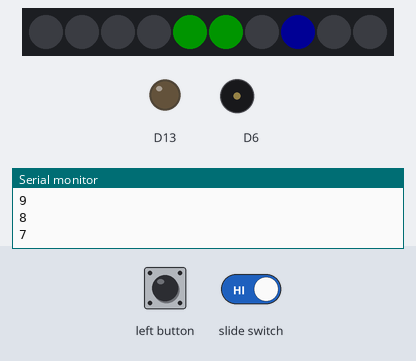
A sketch run on a simulated Adafruit Circuit Playground Express. On the bench: 10 RGB LEDs in strip order, left to right, output pins drawn as LEDs (lit = HIGH), buzzer (waves = sounding), the last lines printed to the serial monitor. Inputs (shaded band) come from the test bench. Dim RGB values are drawn brighter than linear.

Above: at 0.62 s.
1.3 s: left button pressed for 0.15 s
At 4.2 s:
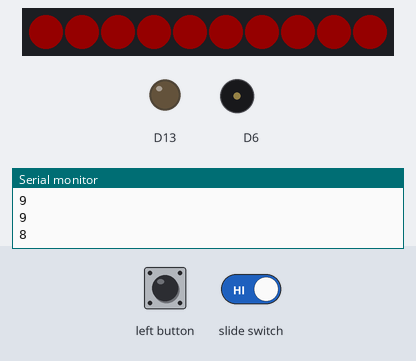
At 9.2 s:
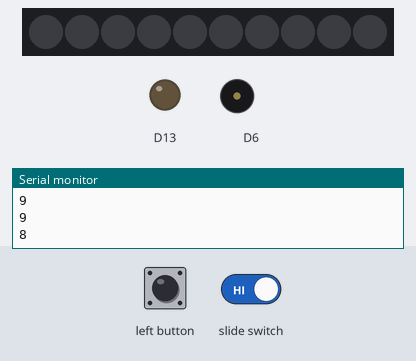
Timing chart, 0 to 10.7 s (numbered marks = the images above; inputs shaded):
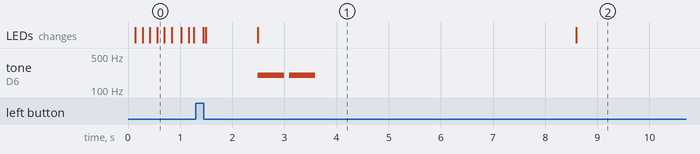

The sketch:

github2.ino
```cpp
#include <Adafruit_CircuitPlayground.h>

//count to track button press
int count = 0;

//slide switch
const int slideSwitch = 7;
volatile bool switchFlag = 0;
bool switchState = 0;

//button
const int buttonA = 4;
volatile bool buttonFlag = 0;

void setup() {
  Serial.begin(9600);
  CircuitPlayground.begin();

  //slide switch
  switchState = digitalRead(slideSwitch);
  pinMode(slideSwitch,INPUT_PULLUP);
  attachInterrupt(digitalPinToInterrupt(slideSwitch), onOff, CHANGE);

  //button
  pinMode(buttonA,INPUT_PULLDOWN);
  attachInterrupt(digitalPinToInterrupt(buttonA), pressedA, FALLING);
}

void loop() {

//read if the slide switch is high or low
if(switchFlag)
  {
    switchState = digitalRead(slideSwitch);
    switchFlag = 0;
  }

//slide switch turns on and off game
if(switchState)
  {
CircuitPlayground.setPixelColor(4, 0, 255, 0);
CircuitPlayground.setPixelColor(5, 0, 255, 0);
for (int i = 0; i < 10; i++)
  {
        CircuitPlayground.setPixelColor(i, 0, 0, 255);
        delay (45);
        CircuitPlayground.setPixelColor(i, 0, 0, 0);
        count = i;
        Serial.println(count);
        CircuitPlayground.setPixelColor(4, 0, 255, 0);
        CircuitPlayground.setPixelColor(5, 0, 255, 0);

        //player pressess the button and triggers the delay in count
        if(buttonFlag)
          {
            CircuitPlayground.clearPixels();
            delay(1000);
            if(count == 4 || count == 5) //button is pressed and count is stopped at 4 or 5, then player wins
              {
                win();
                delay(5000);
              }
            else //button is pressed and count isn't stopped at 4 or 5, then player loses
              {
                lose();
                delay(5000);
              }
            CircuitPlayground.clearPixels();
            delay(4000);
            buttonFlag = 0;
          }
  }
  for (int i = 9; i >= 0; i--)
    {
        CircuitPlayground.setPixelColor(i, 0, 0, 255);
        delay (45);
        CircuitPlayground.setPixelColor(i, 0, 0, 0);
        count = i;
        Serial.println(count);
        CircuitPlayground.setPixelColor(4, 0, 255, 0);
        CircuitPlayground.setPixelColor(5, 0, 255, 0);

        //player presses the button and triggers delay in the count
        if(buttonFlag)
        {
        CircuitPlayground.clearPixels();
        delay(1000);
        if(count == 4 || count == 5) //button is pressed and count is stopped at 4 or 5, then player wins
          {
          win();
          delay(1000);
          }
          else //button is pressed and count isn't stopped at 4 or 5, then player loses
          {
          lose();
          delay(5000);
          }
          CircuitPlayground.clearPixels();
          delay(4000);
          buttonFlag = 0;
        }
    }

  }
  else
  {
    CircuitPlayground.clearPixels();
  }
}

//win
//CPX light up green and play high tone
void win()
{
  delay(1);
  CircuitPlayground.setPixelColor(0, 0, 255, 0);
  CircuitPlayground.setPixelColor(1, 0, 255, 0);
  CircuitPlayground.setPixelColor(2, 0, 255, 0);
  CircuitPlayground.setPixelColor(3, 0, 255, 0);
  CircuitPlayground.setPixelColor(4, 0, 255, 0);
  CircuitPlayground.setPixelColor(5, 0, 255, 0);
  CircuitPlayground.setPixelColor(6, 0, 255, 0);
  CircuitPlayground.setPixelColor(7, 0, 255, 0);
  CircuitPlayground.setPixelColor(8, 0, 255, 0);
  CircuitPlayground.setPixelColor(9, 0, 255, 0);
  CircuitPlayground.playTone(2000, 90);
  delay(100);
  CircuitPlayground.playTone(2000, 90);

}

//lose
//CPX light up red and play low tone
void lose()
{
  CircuitPlayground.setPixelColor(0, 255, 0, 0);
  CircuitPlayground.setPixelColor(1, 255, 0, 0);
  CircuitPlayground.setPixelColor(2, 255, 0, 0);
  CircuitPlayground.setPixelColor(3, 255, 0, 0);
  CircuitPlayground.setPixelColor(4, 255, 0, 0);
  CircuitPlayground.setPixelColor(5, 255, 0, 0);
  CircuitPlayground.setPixelColor(6, 255, 0, 0);
  CircuitPlayground.setPixelColor(7, 255, 0, 0);
  CircuitPlayground.setPixelColor(8, 255, 0, 0);
  CircuitPlayground.setPixelColor(9, 255, 0, 0);
  CircuitPlayground.playTone(200, 500);
  delay(100);
  CircuitPlayground.playTone(200, 500);
}

//ISR for button
void pressedA()
{
  buttonFlag = 1;
}

//ISR for slide switch
void onOff()
{
  switchFlag = 1;
}
```

Measured:
- after the input at 1.3 s, tone on D6: alternates 200 Hz for 0.50 s and silent for 0.10 s, 4 changes in all, then stays silent, starting after 1.2 s
- what the display in image 1 shows lasts 6.1 s, from 2.5 s to 8.6 s
